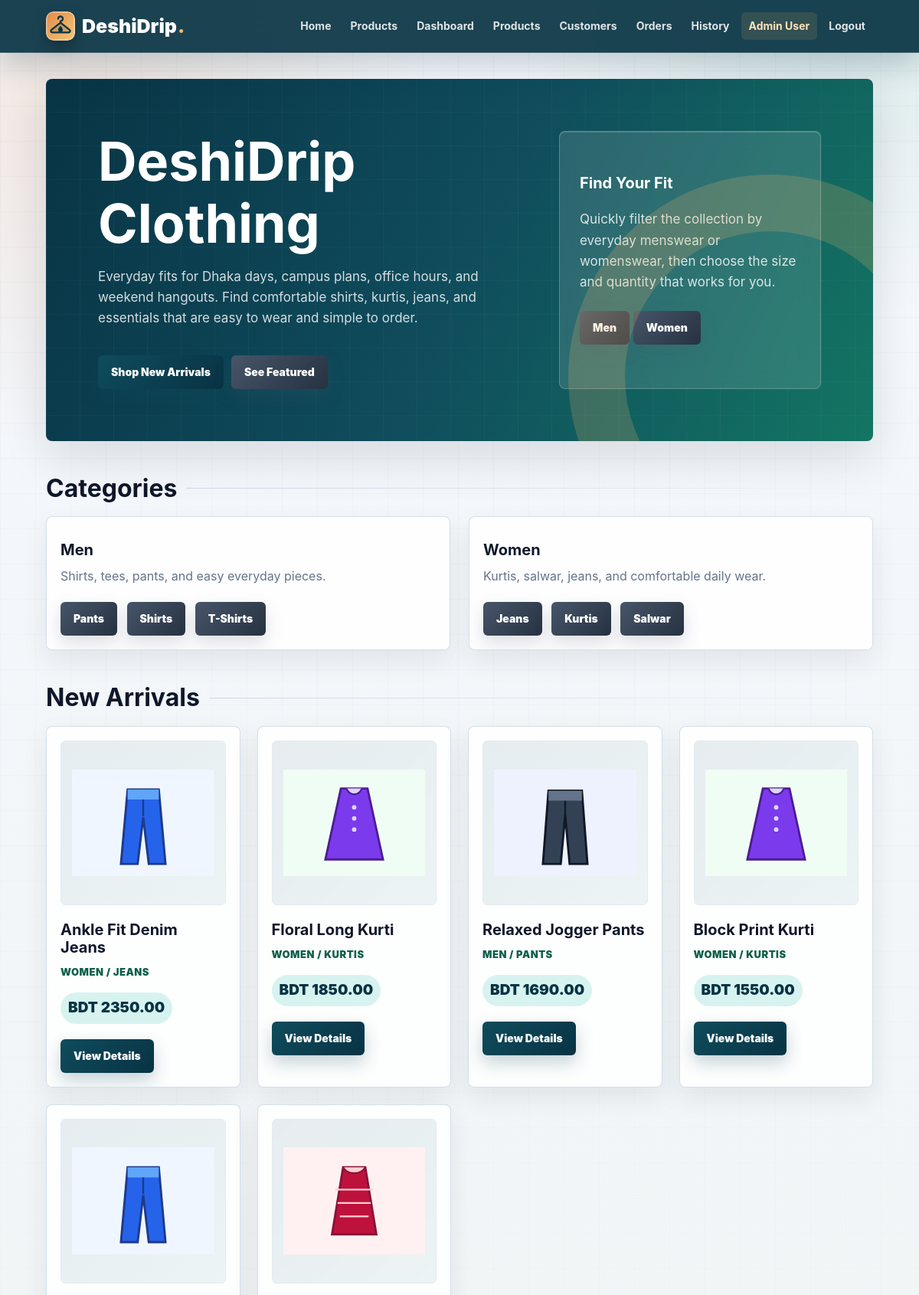
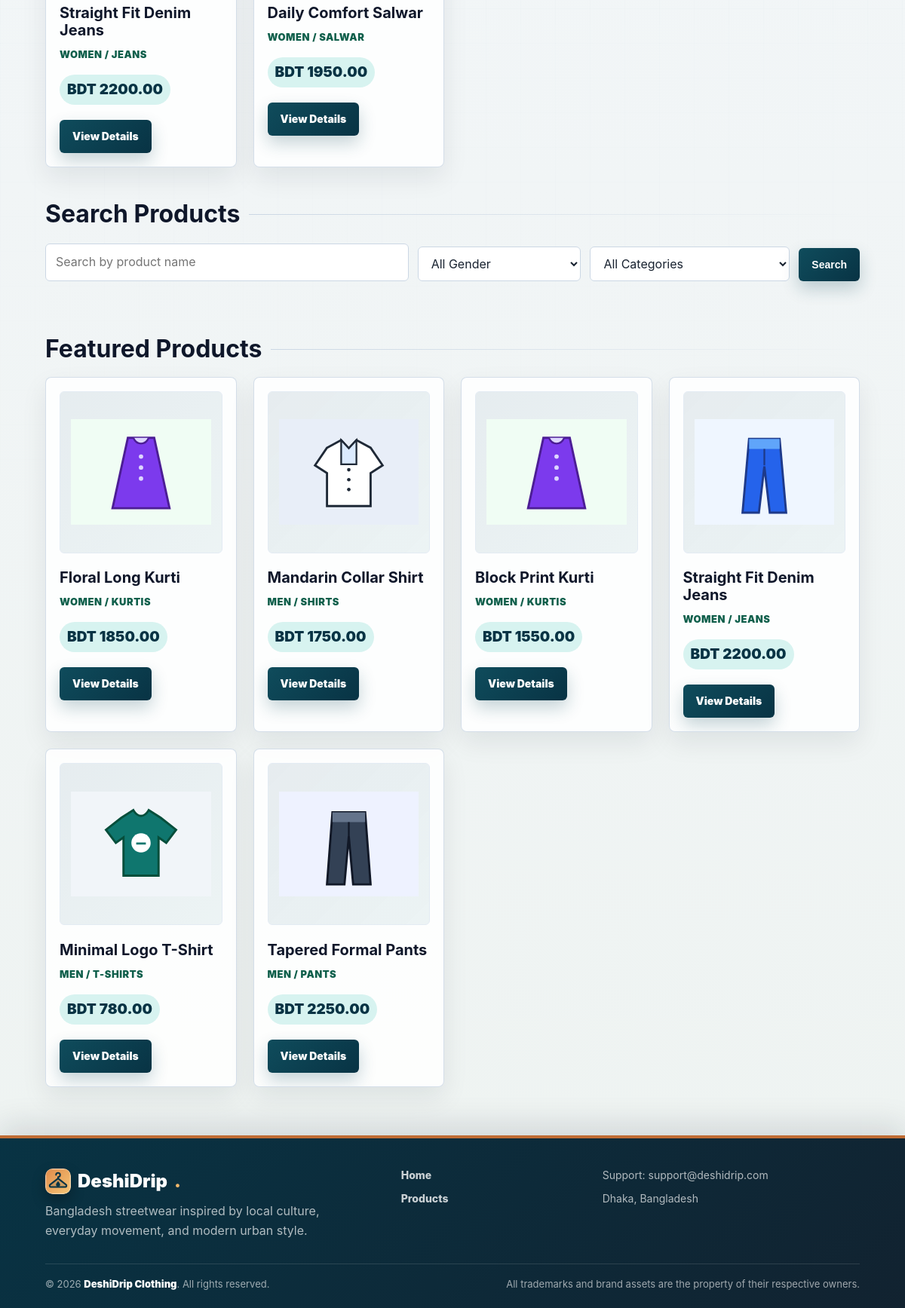
The app's page /view/home.php (signed in) with its own data (2 pictures, top to bottom).
### tables this page shows
CREATE TABLE IF NOT EXISTS categories (
    id INT AUTO_INCREMENT PRIMARY KEY,
    name VARCHAR(100) NOT NULL,
    parent_id INT NULL,
    created_at TIMESTAMP DEFAULT CURRENT_TIMESTAMP
);

CREATE TABLE IF NOT EXISTS products (
    id INT AUTO_INCREMENT PRIMARY KEY,
    name VARCHAR(150) NOT NULL,
    description TEXT NOT NULL,
    size_chart TEXT NOT NULL,
    available_sizes VARCHAR(255) NOT NULL DEFAULT 'S,M,L,XL',
    price DECIMAL(10,2) NOT NULL,
    category_id INT NOT NULL,
    image_path VARCHAR(255) NOT NULL,
    stock INT NOT NULL DEFAULT 0,
    gender ENUM('Men','Women') NOT NULL,
    is_featured TINYINT(1) NOT NULL DEFAULT 0,
    is_new_arrival TINYINT(1) NOT NULL DEFAULT 0,
    created_at TIMESTAMP DEFAULT CURRENT_TIMESTAMP
);

### config/auth.php (called while the page is built, shortened)
<?php
function isLoggedIn()
{
    return isset($_SESSION["user_id"]);
}
function isAdmin()
{
    return isset($_SESSION["role"]) && $_SESSION["role"] == "admin";
}
function clean($value)
{
    return htmlspecialchars($value, ENT_QUOTES, "UTF-8");
}
?>

### model/ProductModel.php (called while the page is built, shortened)
<?php
require_once __DIR__ . "/../config/db.php";
function getCategories($gender = "")
{
    global $conn;
    $where = "WHERE child.parent_id IS NOT NULL";
    if ($gender != "") {
        $gender = mysqli_real_escape_string($conn, $gender);
        $where .= " AND parent.name = '$gender'";
    }
    $query = "SELECT child.*, parent.name AS gender
              FROM categories child
              INNER JOIN categories parent ON child.parent_id = parent.id
              $where
              ORDER BY parent.name, child.name";
    $result = mysqli_query($conn, $query);
    $categories = array();
    while ($row = mysqli_fetch_assoc($result)) {
        $categories[] = $row;
    }
    return $categories;
}
function ensureProductDisplayColumns()
{
    global $conn;
    static $checked = false;
    if ($checked) {
        return;
    }
    $featured = mysqli_query($conn, "SHOW COLUMNS FROM products LIKE 'is_featured'");
    $newArrival = mysqli_query($conn, "SHOW COLUMNS FROM products LIKE 'is_new_arrival'");
    $availableSizes = mysqli_query($conn, "SHOW COLUMNS FROM products LIKE 'available_sizes'");
    $checked = true;
}
function getProducts($search = "", $categoryId = "", $gender = "", $limit = 0, $collection = "")
{
    global $conn;
    ensureProductDisplayColumns();
    $where = "WHERE 1";
    if ($collection == "featured") {
        $where .= " AND products.is_featured = 1";
    }
    if ($collection == "new") {
        $where .= " AND products.is_new_arrival = 1";
    }
    $query = "SELECT products.*, categories.name AS category_name
              FROM products
              LEFT JOIN categories ON products.category_id = categories.id
              $where
              ORDER BY products.id DESC";
    if ($limit > 0) {
        $limit = (int) $limit;
        $query .= " LIMIT $limit";
    }
    $result = mysqli_query($conn, $query);
    $products = array();
    while ($row = mysqli_fetch_assoc($result)) {
        $products[] = $row;
    }
    return $products;
}
function getFeaturedProducts($limit = 6)
{
    return getProducts("", "", "", $limit, "featured");
}
function getNewArrivalProducts($limit = 6)
{
    return getProducts("", "", "", $limit, "new");
}
?>

### view/home.php (the view, shortened to what this page needs)
<?php
require_once "header.php";
require_once __DIR__ . "/../model/ProductModel.php";
$featured = getFeaturedProducts(6);
$newArrivals = getNewArrivalProducts(6);
$menCategories = getCategories("Men");
$womenCategories = getCategories("Women");
?>
<section class="hero">
    <div>
        <h1>DeshiDrip Clothing</h1>
        <p>Everyday fits for Dhaka days, campus plans, office hours, and weekend hangouts. Find comfortable shirts, kurtis, jeans, and essentials that are easy to wear and simple to order.</p>
        <div class="hero-actions">
            <a class="btn" href="products.php?collection=new">Shop New Arrivals</a>
            <a class="btn secondary" href="#featuredProducts">See Featured</a>
        </div>
    </div>
    <div class="hero-box">
        <h3>Find Your Fit</h3>
        <p>Quickly filter the collection by everyday menswear or womenswear, then choose the size and quantity that works for you.</p>
        <p><a class="btn secondary" href="products.php?gender=Men">Men</a> <a class="btn secondary" href="products.php?gender=Women">Women</a></p>
    </div>
</section>
<h2 class="section-title">Categories</h2>
<div class="two-col">
    <div class="card category-card">
        <h3>Men</h3>
        <p>Shirts, tees, pants, and easy everyday pieces.</p>
        <?php foreach ($menCategories as $category) { ?>
            <a class="btn secondary" href="products.php?gender=Men&category=<?php echo $category["id"]; ?>"><?php echo clean($category["name"]); ?></a>
        <?php } ?>
    </div>
    <div class="card category-card">
        <h3>Women</h3>
        <p>Kurtis, salwar, jeans, and comfortable daily wear.</p>
        <?php foreach ($womenCategories as $category) { ?>
            <a class="btn secondary" href="products.php?gender=Women&category=<?php echo $category["id"]; ?>"><?php echo clean($category["name"]); ?></a>
        <?php } ?>
    </div>
</div>
<h2 class="section-title">New Arrivals</h2>
<div class="grid">
    <?php foreach ($newArrivals as $product) { ?>
        <div class="card">
            <img class="product-img" src="../<?php echo clean($product["image_path"]); ?>" alt="<?php echo clean($product["name"]); ?>">
            <h3><?php echo clean($product["name"]); ?></h3>
            <p class="product-meta"><?php echo clean($product["gender"] . " / " . $product["category_name"]); ?></p>
            <p class="price">BDT <?php echo clean($product["price"]); ?></p>
            <a class="btn" href="product_details.php?id=<?php echo $product["id"]; ?>">View Details</a>
        </div>
    <?php } ?>
</div>
<h2 class="section-title">Search Products</h2>
<div class="filters">
    <input type="text" id="searchText" placeholder="Search by product name">
    <select id="genderFilter">
        <option value="">All Gender</option>
    </select>
    <select id="categoryFilter">
        <option value="">All Categories</option>
    </select>
    <button type="button" onclick="searchProducts()">Search</button>
</div>
<h2 class="section-title" id="featuredProducts">Featured Products</h2>
<div class="grid">
    <?php foreach ($featured as $product) { ?>
        <div class="card">
            <img class="product-img" src="../<?php echo clean($product["image_path"]); ?>" alt="<?php echo clean($product["name"]); ?>">
            <h3><?php echo clean($product["name"]); ?></h3>
            <p class="product-meta"><?php echo clean($product["gender"] . " / " . $product["category_name"]); ?></p>
            <p class="price">BDT <?php echo clean($product["price"]); ?></p>
            <a class="btn" href="product_details.php?id=<?php echo $product["id"]; ?>">View Details</a>
        </div>
    <?php } ?>
</div>
<?php require_once "footer.php"; ?>

### view/header.php (shortened to what this page needs)
<?php
require_once __DIR__ . "/../config/auth.php";
?>
<!DOCTYPE html>
<html>
<head>
    <link rel="stylesheet" href="../public/css/style.css?v=6">
</head>
<body>
<div class="navbar">
    <a class="brand" href="home.php"><img class="brand-logo" src="../public/img/logo.svg" alt="" width="38" height="38"><span>DeshiDrip</span></a>
    <div class="nav-links">
        <a href="home.php">Home</a>
        <a href="products.php">Products</a>
        <?php if (isLoggedIn() && isAdmin()) { ?>
            <a href="admin_dashboard.php">Dashboard</a>
            <a href="admin_products.php">Products</a>
            <a href="admin_customers.php">Customers</a>
            <a href="admin_orders.php">Orders</a>
            <a href="admin_history.php">History</a>
        <?php } ?>
        <?php if (isLoggedIn()) { ?>
            <span class="hello"><?php echo clean($_SESSION["name"]); ?></span>
            <a href="logout.php">Logout</a>
        <?php } else { ?>
            <a href="login.php">Login</a>
            <a href="register.php">Register</a>
        <?php } ?>
    </div>
</div>
<main class="container">

### view/footer.php (shortened to what this page needs)
</main>
<footer class="footer">
    <div class="footer-inner">
        <div class="footer-brand">
            <a class="footer-logo" href="home.php"><img class="brand-logo" src="../public/img/logo.svg" alt="" width="34" height="34"><span>DeshiDrip</span></a>
            <p>Bangladesh streetwear inspired by local culture, everyday movement, and modern urban style.</p>
        </div>
        <div class="footer-links" aria-label="Footer links">
            <a href="home.php">Home</a>
            <a href="products.php">Products</a>
        </div>
        <div class="footer-contact">
            <span>Support: support@deshidrip.com</span>
            <span>Dhaka, Bangladesh</span>
        </div>
    </div>
    <div class="footer-bottom">
        <span>&copy; <?php echo date("Y"); ?> <strong>DeshiDrip Clothing</strong>. All rights reserved.</span>
        <span>All trademarks and brand assets are the property of their respective owners.</span>
    </div>
</footer>
</body>
</html>

### records on screen
categories: name "Pants"
categories: name "Shirts"
categories: name "T-Shirts"
categories: name "Jeans"
categories: name "Kurtis"
categories: name "Salwar"
products: image_path (picture), name "Ankle Fit Denim Jeans", gender.name "WOMEN / JEANS", price "2350.00"
products: image_path (picture), name "Floral Long Kurti", gender.name "WOMEN / KURTIS", price "1850.00"
products: image_path (picture), name "Relaxed Jogger Pants", gender.name "MEN / PANTS", price "1690.00"
products: image_path (picture), name "Block Print Kurti", gender.name "WOMEN / KURTIS", price "1550.00"
products: image_path (picture), name "Straight Fit Denim Jeans", gender.name "WOMEN / JEANS", price "2200.00"
products: image_path (picture), name "Daily Comfort Salwar", gender.name "WOMEN / SALWAR", price "1950.00"
products: image_path (picture), name "Mandarin Collar Shirt", gender.name "MEN / SHIRTS", price "1750.00"
products: image_path (picture), name "Minimal Logo T-Shirt", gender.name "MEN / T-SHIRTS", price "780.00"
products: image_path (picture), name "Tapered Formal Pants", gender.name "MEN / PANTS", price "2250.00"

### other values on screen
$_SESSION["name"] "Admin User"
